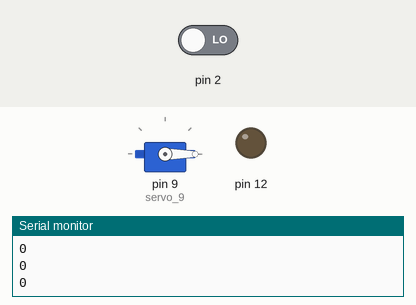
Bench run of a sketch on a simulated Arduino Uno, built with avr-gcc and run on an emulated ATmega328P. On the bench: servo, output pins drawn as LEDs (lit = HIGH), the last lines printed to the serial monitor. The test bench sets the inputs (shaded band); at power-on: pin 2 LOW.

Above: at 1.2 s.
1.3 s: pin 2 driven HIGH
At 2.4 s:
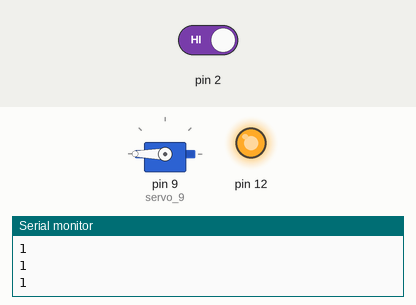
2.8 s: pin 2 driven LOW
At 3.8 s:
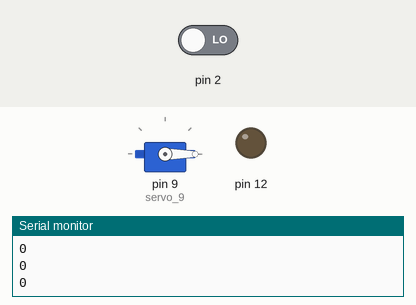
Timing chart, 0 to 5.8 s (numbered marks = the images above; inputs shaded):
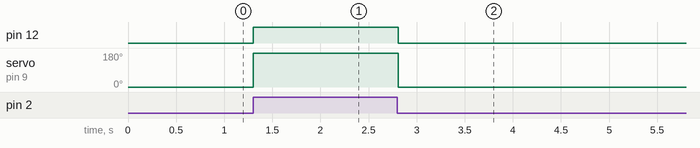

The sketch:

soil_Moisture_Sensor.ino
```cpp
// C++ code
//
#include <Servo.h>

int PIR = 0;

int soilmoisture = 0;

Servo servo_9;

void setup()
{
  pinMode(2, INPUT);
  Serial.begin(9600);
  pinMode(12, OUTPUT);
  servo_9.attach(9, 500, 2500);
}

void loop()
{
  soilmoisture = digitalRead(2);
  Serial.println(soilmoisture);
  if (soilmoisture == 1) {
    digitalWrite(12, HIGH);
    servo_9.write(180);
  } else {
    digitalWrite(12, LOW);
    servo_9.write(0);
  }
  delay(10); // Delay a little bit to improve simulation performance
}
```

Measured:
- after the input at 1.3 s, pin 12: LOW → HIGH at once; servo on pin 9 (servo_9): 0° → 180° at once
- after the input at 2.8 s, pin 12: HIGH → LOW at once; servo on pin 9 (servo_9): 180° → 0° at once
